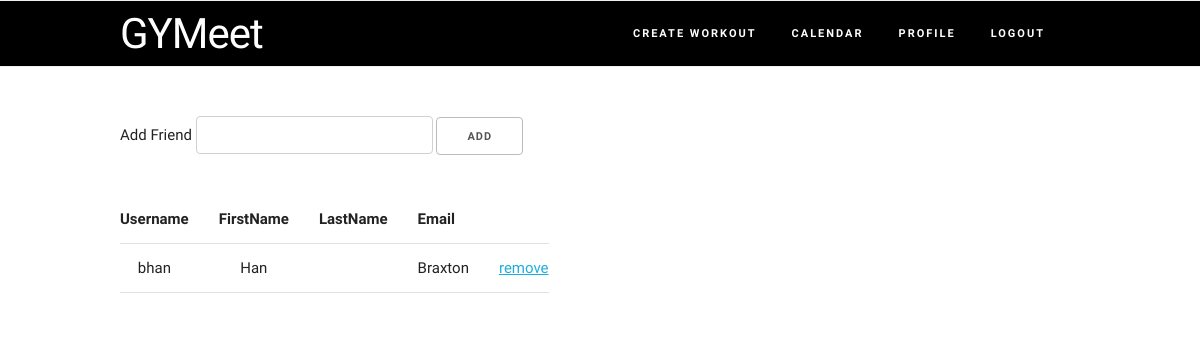
The app's page /viewFriends.php (signed in), older data.
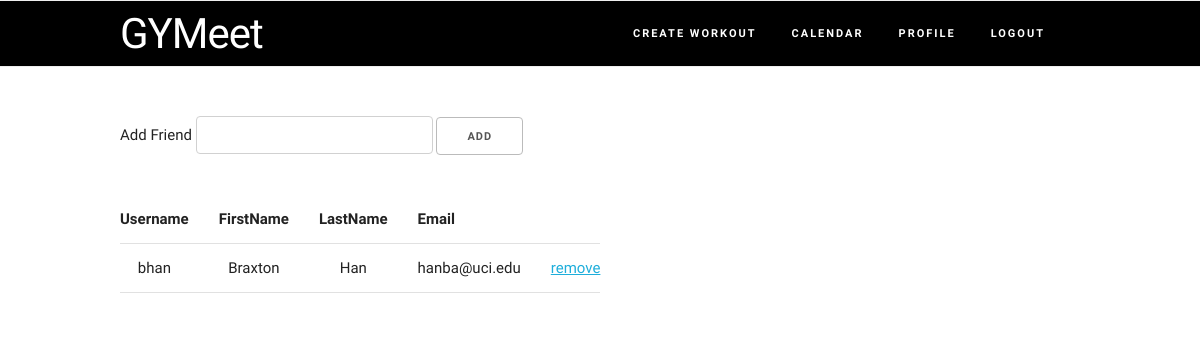
The same page, newer data.
### tables this page shows
CREATE TABLE IF NOT EXISTS `friends` (
  `userName` varchar(20) NOT NULL,
  `friend` varchar(20) NOT NULL
);

CREATE TABLE IF NOT EXISTS `users` (
  `Username` varchar(20) NOT NULL DEFAULT '',
  `Password` varchar(20) DEFAULT NULL,
  `email` varchar(30) NOT NULL,
  `FirstName` varchar(20) DEFAULT NULL,
  `LastName` varchar(20) DEFAULT NULL,
  PRIMARY KEY (`Username`)
);

### viewFriends.php (the view, shortened to what this page needs)
<!DOCTYPE html>
<html lang="en">
<head>
  <link rel="stylesheet" href="css/normalize.css">
  <link rel="stylesheet" href="css/skeleton.css">
  <link rel="stylesheet" href="css/custom.css">
</head>
<body>
  <nav class="navbar">
    <div class="container">
     <h2 class="logo">GYMeet</h2>
      <ul class="navbar-list">
        <li class="navbar-item"><a class="navbar-link" href="logoutControl.php">Logout</a></li>
        <li class="navbar-item"><a class="navbar-link" href="ProfileControl.php">Profile</a></li>
        <li class="navbar-item"><a class="navbar-link" href="month.php">Calendar</a></li>
        <li class="navbar-item"><a class="navbar-link" href="createWorkoutForm.php">Create Workout</a></li>
      </ul>
    </div>
  </nav>
  <div class="container">
    <div class="row">
      <div class="twelve columns" style="margin-top: 10%">
        <form action="addFriendControl.php" method="post"/>
          Add Friend <input type="text" name="requestedFriend"  />
          <input type="submit" value="Add"/>
        <?php
          $connect=mysqli_connect("localhost", "root", "", "gymeet")
            or die("Could Not Connect");
          $user = $_SESSION["userName"];
          $query = "SELECT * FROM friends WHERE UserName = '$user'";
          $result = mysqli_query( $connect, $query);
          echo "<table>";
          echo "<tr><th>Username</th><th>FirstName</th><th>LastName</th><th>Email</th><th></th></tr>";
          while($row = mysqli_fetch_array($result))
          {
            $friendInfo = "SELECT * FROM users WHERE UserName = '$row[friend]'";
            $fresult = mysqli_query($connect, $friendInfo);
            $fRow = mysqli_fetch_row($fresult);
            if ($fRow)
            {
              $one = $fRow[0];
              $two = $fRow[3];
              $three = $fRow[4];
              $four = $fRow[2];
              $message = "'Are you sure you want to remove ". $one . "?'";
              echo "<tr><td>".$one."</td>
                    <td>".$two."</td>
                    <td>".$three."</td>
                    <td>".$four."</td>
                    <td><a href=\"removeFriendControl.php?removeFriend=".$one."\" onClick=\"return confirm(".$message.")\">remove</a></td></tr>";
            }
          }
          echo "</table>";
        ?>
      </div>
    </div>
  </div>
</body>
</html>

Row changes from the older to the newer data that the page shows:
changed through a linked row, friends "bhan": users.FirstName "Han" → "Braxton"; users.LastName (not shown) → "Han"; users.email "Braxton" → "hanba@uci.edu"
